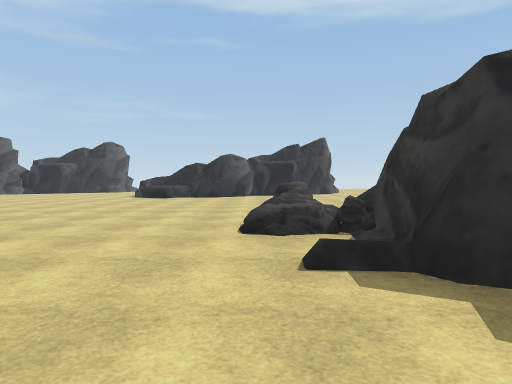
View 1 (above)

24 first-person views from a walk through a scene from a Unity 3-D project. The camera is 1.5 m above the floor, tilts 2° down and sees 75° across. The floor is counted in squares, 2 m on a side. Each view is taken from the middle of a square. On the plan, view 1 faces up. The plan holds only what a view shows up to about 11 squares ahead; the rest is blank. The place goes on beyond the plan. Some animated figures are not drawn. Some surface patterns are stand-ins.

View 2
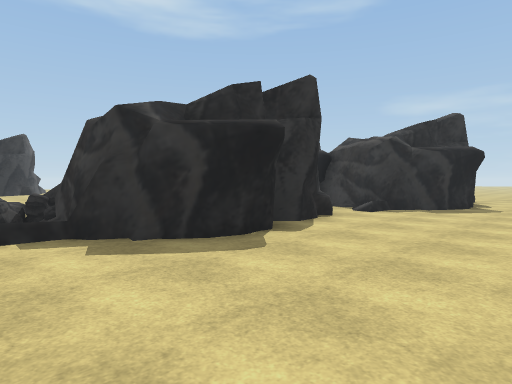

View 3
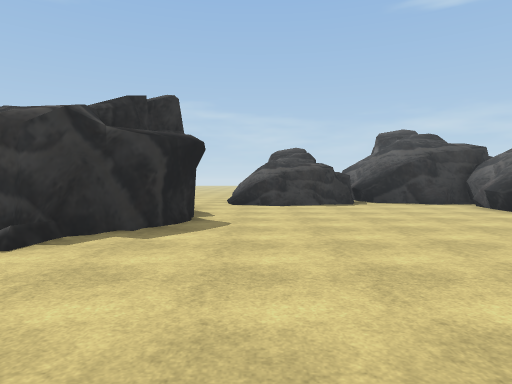

View 4
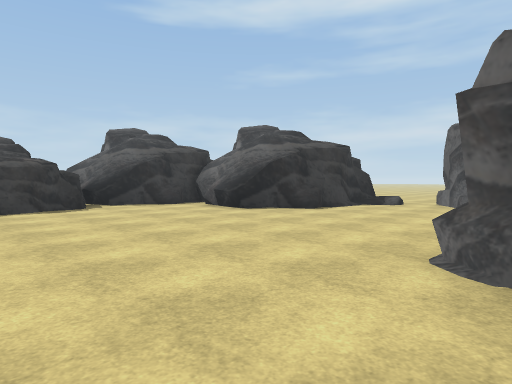

View 5
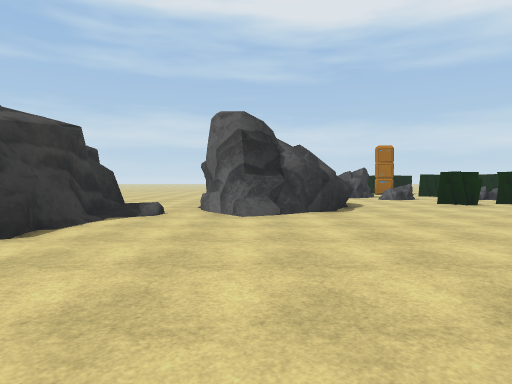

View 6
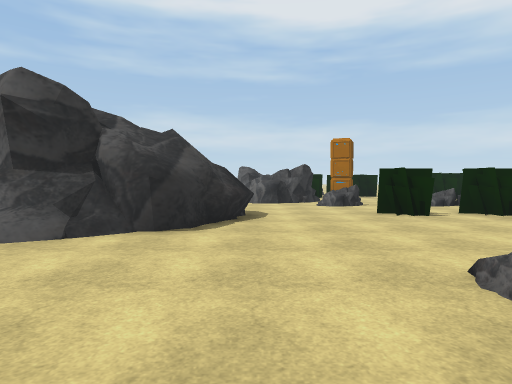

View 7
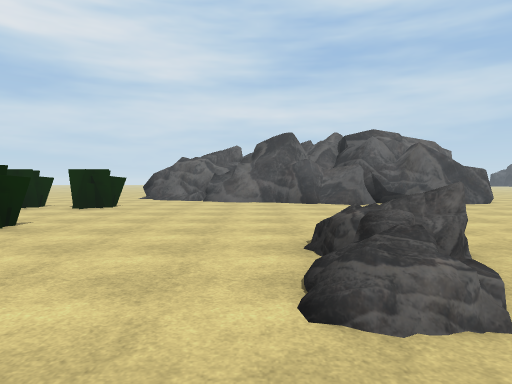

View 8
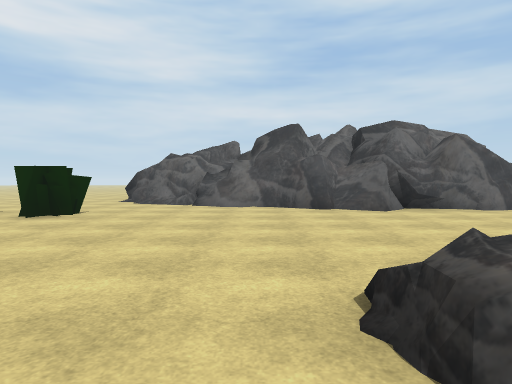

View 9
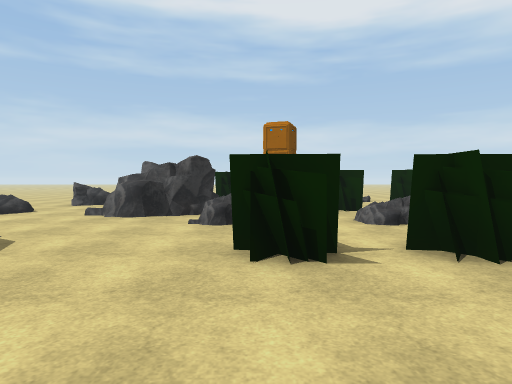

View 10
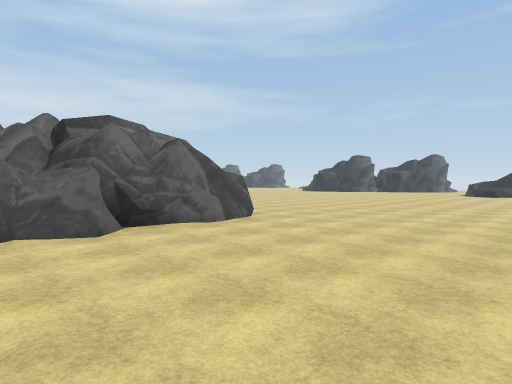

View 11
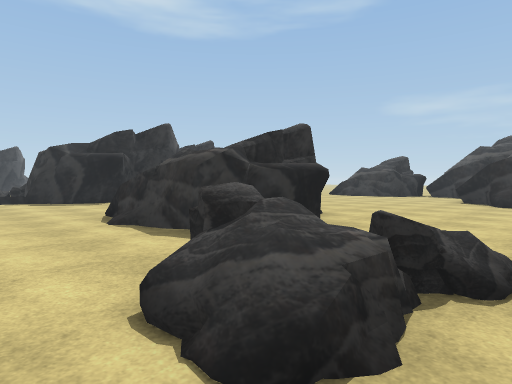

View 12
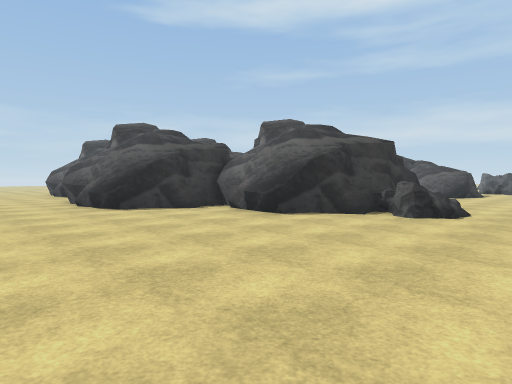

View 13
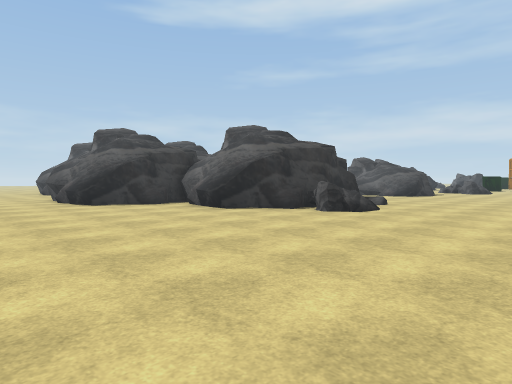

View 14
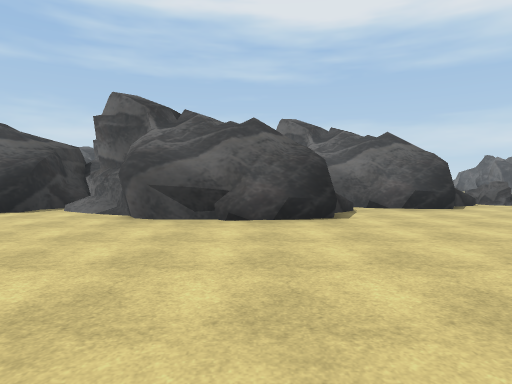

View 15
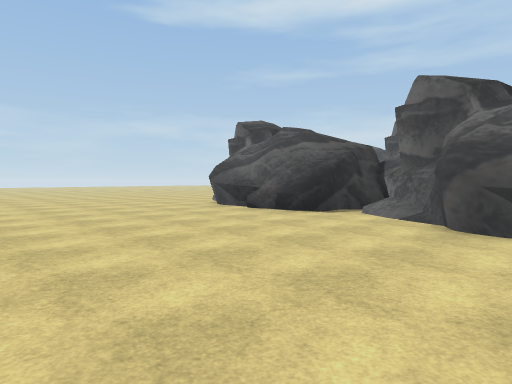

View 16
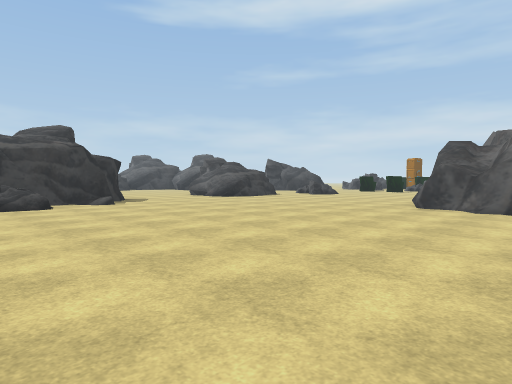

View 17
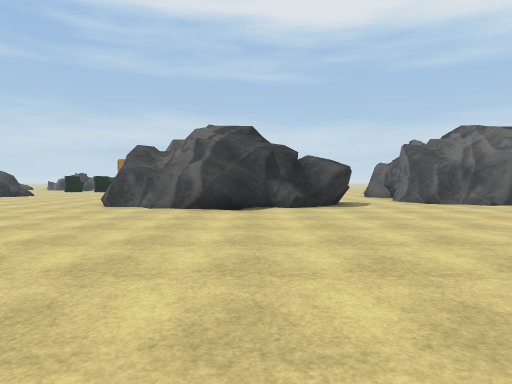

View 18
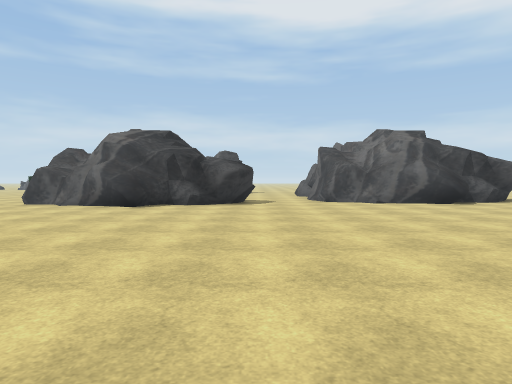

View 19
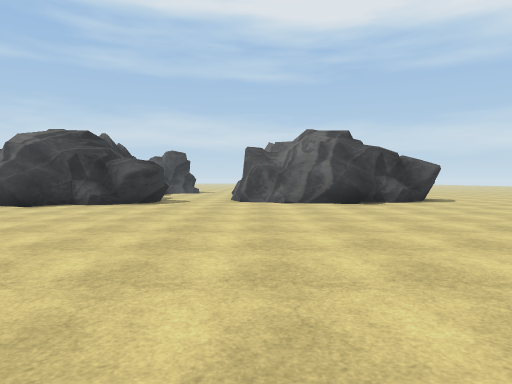

View 20
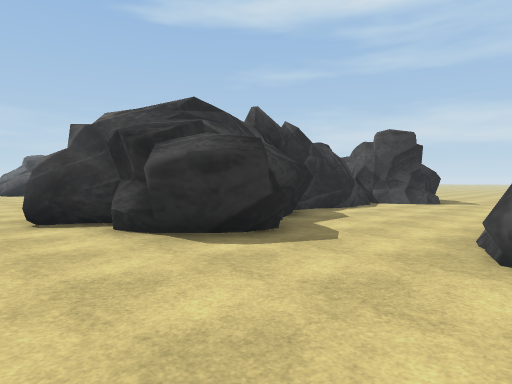

View 21
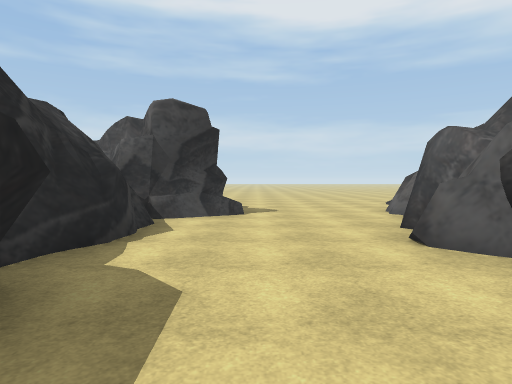

View 22
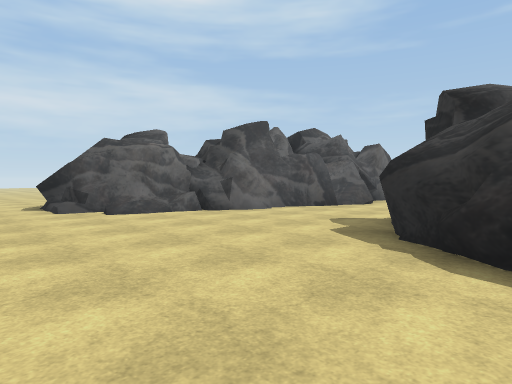

View 23
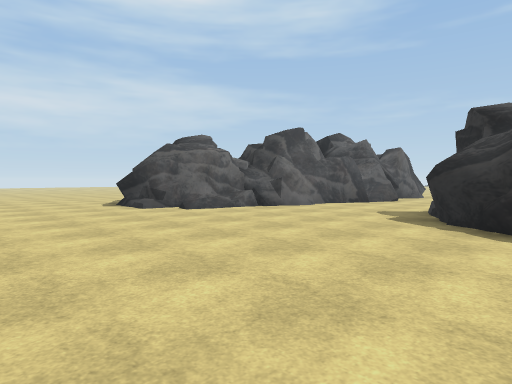

View 24
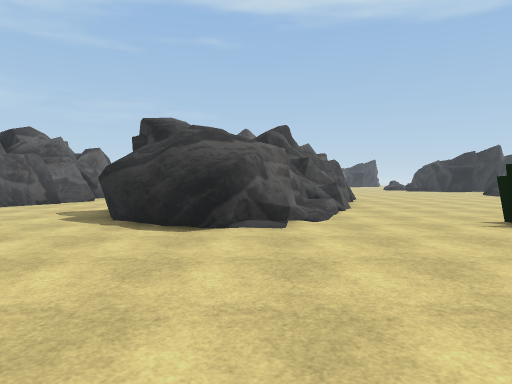

### Floor plan
Key: @ floor where view 1 was taken; # wall or solid block; . main floor; : floor 0.5 m higher than the main floor; / step, stairs or slope; = window, fence, low wall or low ledge; ^ raised ledge; R rock; O other object.
Columns run from 20 left of view 1 to 16 right of it. Each row starts with its distance up from view 1.
 16                             .
 15                            .......
 14                           ...........
 13                 .......  ............
 12                 .....................
 11             .........................
 10             ................^##......
  9              ..............####.....#
  8    .  .       ............##  ###.###
  7   ...... ..............#####    #^#
  6  .................../R######     ^#
  5 ..................../RR          ##
  4 ......................#      #
  3 ...................../#   ####
  2 ......................#####.=#
  1 .............................###  ..
  0 ....................@...............
 -1 ..................................=
 -2 #......#^###......................=#
 -3 ###....### ###......../   .........#
 -4   ##...#     #........// #.........#
 -5     ...##    #........=//=.........^#
 -6     ....#    #........#^##.........#
 -7    #.....    #..................^^.#
 -8    ##...#    #......RR.........#####
 -9    #....#   ##....../RR.......=#
-10   ##....#  ##................./#
-11   #....######..............#.//#
-12  ##....#  ##=............####./
-13  #=....## #/.............#  #.
-14 ##......###/...O...O.O..^#   ..
-15 #^.......^.....O.. O.O...    ..
-16 #..............O.  .......
-17 ..............    R:.R.....
-18 .............      .. .RR..R
-19 ............       O  RR ..R
-20      ......        O      ..

Positions as (right, up) in squares from view 1, and headings:
1: (0, 0), facing up
2: (0, -2), facing up-right
3: (4, -1), facing right
4: (5, -1), facing down-right
5: (7, -4), facing down
6: (4, -7), facing down
7: (4, -10), facing left
8: (2, -10), facing left
9: (1, -11), facing down
10: (0, -9), facing up-left
11: (-1, -10), facing up-right
12: (-2, 13), facing down-right
13: (-4, 13), facing down-right
14: (8, 16), facing down
15: (9, 15), facing down-right
16: (-10, 7), facing down-right
17: (-11, 7), facing down
18: (-14, 8), facing down
19: (-17, 8), facing down
20: (-17, 0), facing down-right
21: (-14, -4), facing down
22: (-11, -18), facing up-left
23: (-11, -20), facing up-left
24: (-10, -20), facing up
